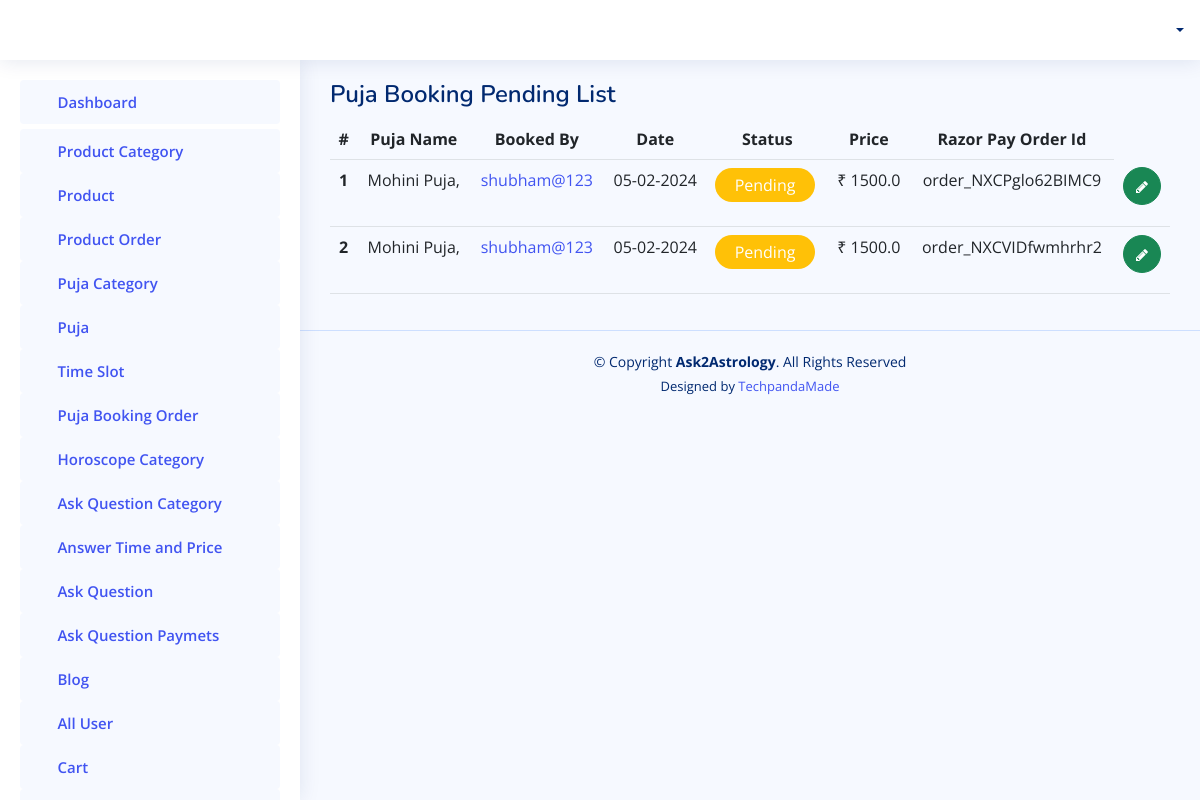
The page /admin-panel/allpendingpuja/ on the database its author committed.
### adminapp/models.py (models this page shows)
class PoojaOrder(models.Model):
    pujaid = models.JSONField(default=list, null=True)
    userid = models.ForeignKey(User,on_delete=models.CASCADE)
    orderdate = models.DateTimeField(auto_now=True)
    order_status = models.BooleanField(default=False)
    bookeddate = models.JSONField(default=list, null=True)
    order_price = models.CharField(max_length=200, null=True)
    razor_pay_order_id = models.CharField(max_length=100, null=True, blank=True)
    razor_pay_payment_id = models.CharField(max_length=100, null=True, blank=True)
    razor_pay_payment_signature = models.CharField(max_length=100, null=True, blank=True)
    address = models.CharField(max_length=350, null=True)

### accounts/models.py (models this page shows)
class User(AbstractUser):
    is_user = models.BooleanField(default=False)
    contactno = models.CharField(max_length=12, null=True)
    profilepicture = models.ImageField(upload_to=filepath, blank=True, null=True)
    gender = models.CharField(max_length=12, null=True)
    language = models.CharField(max_length=50, null=True)
    dateofbirth = models.CharField(max_length=20, null=True)
    marital_status = models.CharField(max_length=50, null=True)
    timeofbirth = models.CharField(max_length=20, null=True)
    placeofbirth = models.CharField(max_length=100, null=True)
    currentaddress = models.CharField(max_length=300, null=True)
    mobileno = models.CharField(max_length=300, null=True)
    countrycode = models.CharField(max_length=50, null=True)
    houseno = models.CharField(max_length=300, null=True)
    area = models.CharField(max_length=300, null=True)
    landmark = models.CharField(max_length=300, null=True)
    pincode = models.CharField(max_length=300, null=True)
    towncity = models.CharField(max_length=300, null=True)
    state = models.CharField(max_length=300, null=True)

### adminapp/views.py (the view)
# urls.py: path('allpendingpuja/', views.GetPendingPujaBook),
def GetPendingPujaBook(request):
    pedingpuja = PoojaOrder.objects.filter(order_status=False)
    return render(request, "admintemp/pendingpuja.html", {'pedingpuja':pedingpuja})

### templates/admintemp/pendingpuja.html (shortened to what this page needs)
{% extends 'admintemp/index.html' %}
{% load static %}
  {% block content %}
  <main id="main" class="main">
    <div class="pagetitle">
      <h1>Puja Booking Pending List</h1>
    </div>
    <section class="section">
      <div class="row">
        <div class="col-lg-12">
          <div class="">
            <div class="card-body" >
              <table class="table">
                <thead>
                  <tr  style="text-align:center;">
                    <th scope="col">#</th>
                    <th scope="col">Puja Name</th>
                    <th scope="col">Booked By</th>
                    <th scope="col" style="140px">Date</th>
                    <th scope="col">Status</th>
                    <th scope="col">Price</th>
                    <th scope="col">Razor Pay Order Id</th>
                  </tr>
                </thead>
                <tbody>
                  {% for ky in pedingpuja %}
                  <tr style="text-align:center;">
                    <th scope="row">{{forloop.counter}}</th>
                    <td>
                        {% for i in ky.pujaid %}
                    {{ i }},<br>
                    {% endfor %}
                    </td>
                    <td><a href="{% url 'view_profile2' id=ky.id %}">{{ ky.userid }}</a></td>
                    <td>{{ ky.orderdate.date|date:"d-m-Y" }}</td>
                    <td>
                      {% if ky.order_status == True %}
                      <p style="background-color:#198754;color:#ffffff;width:100px;border-radius:20px;text-align:center;padding:5px;">Completed</p>
                      {% else %}
                         <p style="background-color:#ffc107;color:#ffffff;width:100px;border-radius:20px;text-align:center;padding:5px;">Pending</p>
                      {% endif %}
                    </td>
                    <td>₹ {{ ky.order_price }}</td>
                    <td>{{ ky.razor_pay_order_id }}</td>
                  <td style="text-align: center;">
                      <a class="btn btn-success" style="border-radius:50%;" href="{% url 'update_puja' id=ky.id %}"> <i class="fa fa-pencil" style="font-size: 14px;"> </i> </a>
                    </td>
                    </tr>
                  {% endfor %}
                </tbody>
              </table>
            </div>
          </div>
      </div>
    </section>
  </main>
  {% endblock content %}

### static/assets2/css/style.css (style rules this page uses)
:root { scroll-behavior: smooth; }
body { font-family: "Open Sans", sans-serif; background: #f6f9ff; color: #444444; }
a { color: #4154f1; text-decoration: none; }
h1, h2, h3, h4, h5, h6 { font-family: "Nunito", sans-serif; }
#main { margin-top: 60px; padding: 20px 30px; transition: all 0.3s; }
.pagetitle { margin-bottom: 10px; }
.pagetitle h1 { font-size: 24px; margin-bottom: 0; font-weight: 600; color: #012970; }
.card-body { padding: 0 20px 20px 2 0px; }
@media (min-width: 1200px) { #main, #footer { margin-left: 300px; } }

### rows shown on the page
PoojaOrder: pujaid "Mohini Puja", userid "shubham@123", orderdate "05-02-2024", order_status "Pending", order_price "1500.0", razor_pay_order_id "order_NXCPglo62BIMC9"
PoojaOrder: pujaid "Mohini Puja", userid "shubham@123", orderdate "05-02-2024", order_status "Pending", order_price "1500.0", razor_pay_order_id "order_NXCVIDfwmhrhr2"
